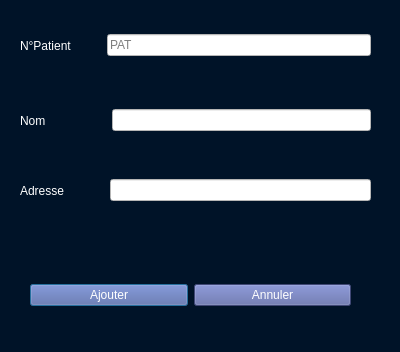
<?xml version="1.0" encoding="UTF-8"?>
<ui version="4.0">
 <class>ajout_pat</class>
 <widget class="QDialog" name="ajout_pat">
  <property name="geometry">
   <rect>
    <x>0</x>
    <y>0</y>
    <width>400</width>
    <height>352</height>
   </rect>
  </property>
  <property name="windowTitle">
   <string>Dialog</string>
  </property>
  <property name="styleSheet">
   <string notr="true">color:white;
background:#001328;
</string>
  </property>
  <widget class="QLabel" name="label_ajoutmed">
   <property name="geometry">
    <rect>
     <x>110</x>
     <y>360</y>
     <width>161</width>
     <height>31</height>
    </rect>
   </property>
   <property name="styleSheet">
    <string notr="true">color:white;</string>
   </property>
   <property name="text">
    <string>tftfu</string>
   </property>
  </widget>
  <widget class="QWidget" name="horizontalLayoutWidget_2">
   <property name="geometry">
    <rect>
     <x>20</x>
     <y>100</y>
     <width>351</width>
     <height>41</height>
    </rect>
   </property>
   <layout class="QHBoxLayout" name="horizontalLayout_2">
    <item>
     <widget class="QLabel" name="label_2">
      <property name="styleSheet">
       <string notr="true">color:white;</string>
      </property>
      <property name="text">
       <string>Nom                  </string>
      </property>
     </widget>
    </item>
    <item>
     <widget class="QLineEdit" name="lineEdit_Nompat">
      <property name="styleSheet">
       <string notr="true">color:black;background-color: WHITE;</string>
      </property>
     </widget>
    </item>
   </layout>
  </widget>
  <widget class="QWidget" name="horizontalLayoutWidget_3">
   <property name="geometry">
    <rect>
     <x>20</x>
     <y>170</y>
     <width>351</width>
     <height>41</height>
    </rect>
   </property>
   <layout class="QHBoxLayout" name="horizontalLayout_3">
    <item>
     <widget class="QLabel" name="label_3">
      <property name="styleSheet">
       <string notr="true">color:white;</string>
      </property>
      <property name="text">
       <string>Adresse            </string>
      </property>
     </widget>
    </item>
    <item>
     <widget class="QLineEdit" name="lineEdit_Adresse">
      <property name="styleSheet">
       <string notr="true">color:black;background-color: WHITE;</string>
      </property>
     </widget>
    </item>
   </layout>
  </widget>
  <widget class="QWidget" name="horizontalLayoutWidget">
   <property name="geometry">
    <rect>
     <x>20</x>
     <y>10</y>
     <width>351</width>
     <height>71</height>
    </rect>
   </property>
   <layout class="QHBoxLayout" name="horizontalLayout">
    <item>
     <widget class="QLabel" name="label">
      <property name="styleSheet">
       <string notr="true">color:white;</string>
      </property>
      <property name="text">
       <string>N°Patient         </string>
      </property>
     </widget>
    </item>
    <item>
     <widget class="QLineEdit" name="lineEdit_Numpat">
      <property name="styleSheet">
       <string notr="true">background-color: WHITE;
placehoder:PAT;
color:black;</string>
      </property>
      <property name="placeholderText">
       <string>PAT</string>
      </property>
     </widget>
    </item>
   </layout>
  </widget>
  <widget class="QWidget" name="horizontalLayoutWidget_4">
   <property name="geometry">
    <rect>
     <x>30</x>
     <y>270</y>
     <width>321</width>
     <height>51</height>
    </rect>
   </property>
   <layout class="QHBoxLayout" name="horizontalLayout_4">
    <item>
     <widget class="QPushButton" name="pushButton">
      <property name="styleSheet">
       <string notr="true">background-color: #5864A4;
color:white;</string>
      </property>
      <property name="text">
       <string>Ajouter</string>
      </property>
     </widget>
    </item>
    <item>
     <widget class="QPushButton" name="pushButton_2">
      <property name="styleSheet">
       <string notr="true">color:white;background-color: #5864A4;</string>
      </property>
      <property name="text">
       <string>Annuler</string>
      </property>
     </widget>
    </item>
   </layout>
  </widget>
 </widget>
 <resources/>
 <connections/>
</ui>
